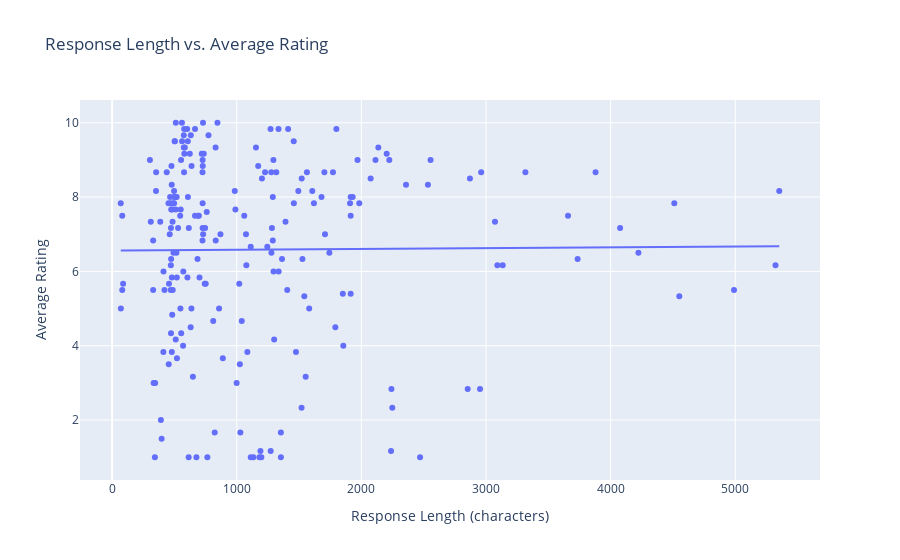

Write notebook code for a chart like this one.
### Markdown cell above
Analyze if the length of the AI-generated response has any correlation with the rating it receives

### Code cell
# Calculate the length of each response
data['Response_Length'] = data['Response'].astype(str).apply(len)

# Average the ratings across all reviewers for each response
rating_columns = ['Rating_Christine', 'Rating_Ansam', 'Rating_Adrian', 'Rating_Mike', 'Rating_Albin', 'Rating_Grzegorz']

# Prepare data for plotting
plot_data = data[['Response_Length', 'Average_rating']].dropna()

# Create a scatter plot to visualize the correlation between response length and average rating
fig = px.scatter(plot_data, x='Response_Length', y='Average_rating', trendline='ols',
                 title='Response Length vs. Average Rating',
                 labels={'Response_Length': 'Response Length (characters)', 'Average_rating': 'Average Rating'})

fig.show()

### Figure 1 — Plotly figure (JSON) as saved in the notebook; plotly's stock layout.template omitted (floating-point values rounded to 4 significant figures; data arrays with more than 128 entries replaced by an {"elided": "..."} marker saying what was removed)
{"data": [{"hovertemplate": "Response Length (characters)=%{x}<br>Average Rating=%{y}<extra></extra>", "legendgroup": "", "marker": {"color": "#636efa", "symbol": "circle"}, "mode": "markers", "name": "", "orientation": "v", "showlegend": false, "type": "scatter", "x": {"elided": "215 int values"}, "xaxis": "x", "y": {"elided": "215 float values"}, "yaxis": "y"}, {"hovertemplate": "<b>OLS trendline</b><br>Average_rating = 2.11692e-05 * Response_Length + 6.56253<br>R<sup>2</sup>=0.000073<br><br>Response Length (characters)=%{x}<br>Average Rating=%{y} <b>(trend)</b><extra></extra>", "legendgroup": "", "marker": {"color": "#636efa", "symbol": "circle"}, "mode": "lines", "name": "", "showlegend": false, "type": "scatter", "x": {"elided": "215 int values"}, "xaxis": "x", "y": {"elided": "215 float values"}, "yaxis": "y"}], "layout": {"legend": {"tracegroupgap": 0}, "title": {"text": "Response Length vs. Average Rating"}, "xaxis": {"anchor": "y", "domain": [0, 1], "title": {"text": "Response Length (characters)"}}, "yaxis": {"anchor": "x", "domain": [0, 1], "title": {"text": "Average Rating"}}}}
